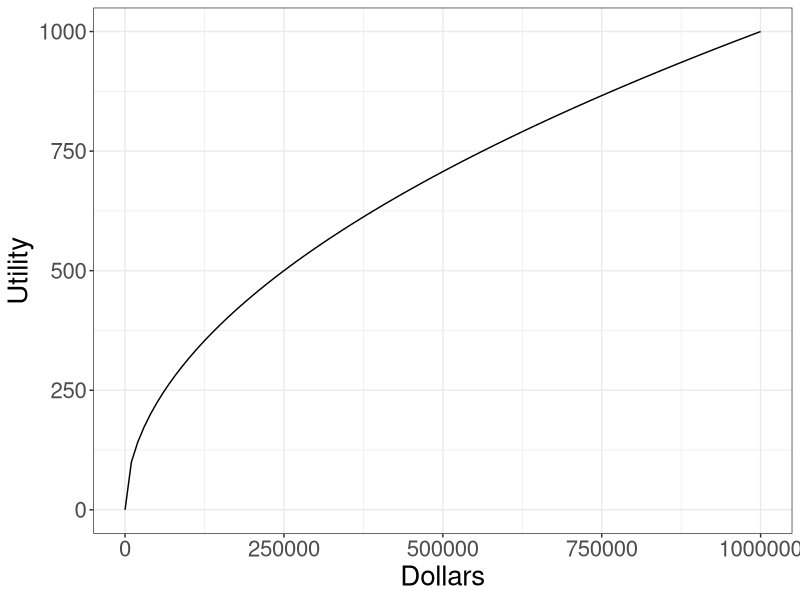
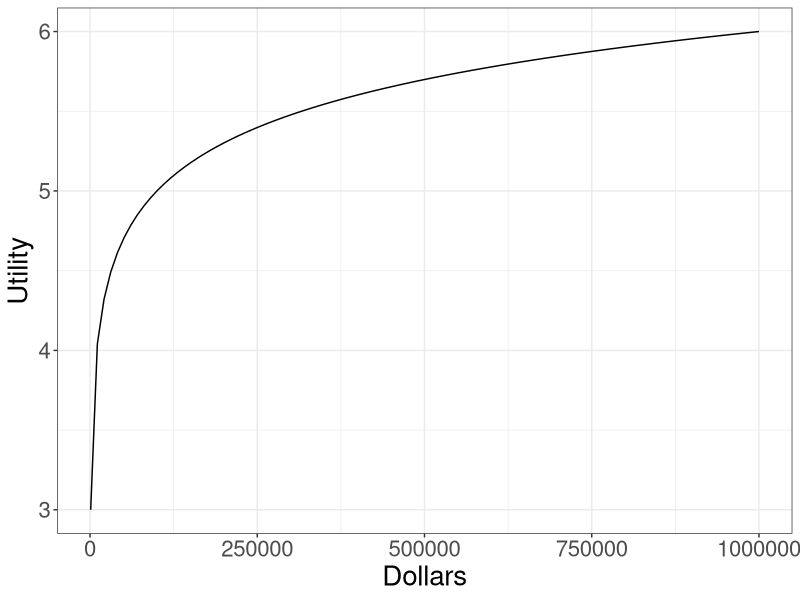

Generate these figures, in order, with R:
## ---- chunk 1
require(tidyverse)
## ---- chunk 2
p <- ggplot(data = data.frame(x = 0), mapping = aes(x = x))
fun.1 <- function(x) sqrt(x)
p + stat_function(fun = fun.1) + 
  xlim(0,1000000) + 
  labs(x = "Dollars", y = "Utility") + 
  theme_bw() +
  theme(text = element_text(size=20))
## ---- chunk 3
p <- ggplot(data = data.frame(x = 0), mapping = aes(x = x))
fun.1 <- function(x) log10(x)
p + stat_function(fun = fun.1) + 
  xlim(1000,1000000) + 
  labs(x = "Dollars", y = "Utility") + 
  theme_bw() +
  theme(text = element_text(size=20))
